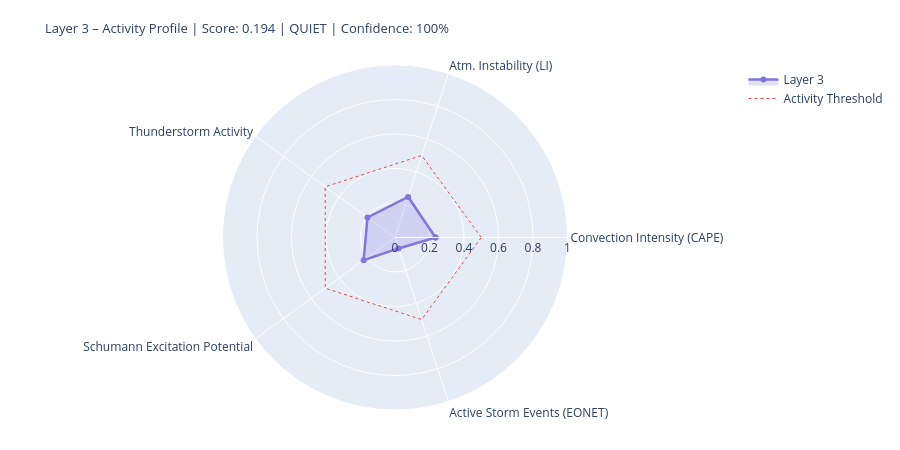

Notebook code for this chart:
### Markdown cell above
---
## 4. State Assessment & Handoff to Layer 4/5

### Code cell
# ============================================================
# LAYER-3-SCORE
# Five dynamic components
# ============================================================

def norm(v, lo, hi):
    if v is None or (isinstance(v, float) and math.isnan(v)): return None
    return round(max(0.0, min(1.0, (v - lo) / (hi - lo))), 4)

# --- 1) Convection intensity (global CAPE mean) ---
cape_mean = df_atm['cape'].dropna().mean() if not df_atm.empty else None
conv_score = norm(cape_mean, 0, 3000)
conv_src   = 'primary' if cape_mean is not None else 'missing'

# --- 2) Atmospheric instability (LI mean) ---
li_mean   = df_atm['li'].dropna().mean() if not df_atm.empty else None
# Negative LI = unstable → higher score
instab_score = norm(-li_mean if li_mean is not None else None, -6, 6)
instab_src   = 'primary' if li_mean is not None else 'missing'

# --- 3) Thunderstorm activity (mean thunder score + WMO count) ---
thunder_mean = df_atm['thunder_score'].mean() if not df_atm.empty else None
n_thunder    = int(df_atm['thunderstorm'].sum()) if not df_atm.empty else 0
thunder_score_val = norm(
    (thunder_mean or 0) * 0.7 + n_thunder * 0.1, 0, 1.0
) if thunder_mean is not None else None
thunder_src = 'primary'

# --- 4) Schumann excitation potential (weighted Schumann contribution) ---
schumann_pot = df_atm['schumann_contribution'].mean() if not df_atm.empty else None
# Boosted by Layer-2 thunderstorm trigger
if schumann_pot is not None and l2_thunder:
    schumann_pot = min(1.0, schumann_pot * 1.2)
schumann_score = norm(schumann_pot, 0, 1.0) if schumann_pot is not None else None
schumann_src   = 'derived'

# --- 5) Storm activity (NASA EONET) ---
# Distinction: None = data not loaded, 0.0 = loaded but no events
storm_score = None
storm_src   = 'missing'
if raw.get('storms') is not None:          # API reached successfully
    storm_score = norm(len(storm_events), 0, 30) if storm_events else 0.0
    storm_src   = 'primary'

# X-Ray and Kp: context only, not in dynamic score
# (X-Ray = Layer-0/4 driver; Kp = geomagnetic index, not a lightning proxy)
xray_context = None
if raw.get('xray'):
    df_xc = pd.DataFrame(raw['xray'])
    fc = next((c for c in df_xc.columns
               if any(k in c.lower() for k in ['flux','long']) and 'time' not in c.lower()),
              df_xc.columns[1])
    df_xc[fc] = pd.to_numeric(df_xc[fc], errors='coerce')
    xray_last = df_xc[fc].dropna().iloc[-1] if not df_xc[fc].dropna().empty else None
    if xray_last:
        xray_class = ('X' if xray_last>=1e-4 else 'M' if xray_last>=1e-5
                      else 'C' if xray_last>=1e-6 else 'B')
        xray_context = {'flux': float(xray_last), 'class': xray_class}
        print(f'X-Ray context: {xray_class}-class ({xray_last:.2e} W/m²)')

# --- Aggregate ---
COMPONENTS = {
    'Convection Intensity (CAPE)':  {'score': conv_score,       'source': conv_src,    'dynamic': True},
    'Atm. Instability (LI)':         {'score': instab_score,     'source': instab_src,  'dynamic': True},
    'Thunderstorm Activity':              {'score': thunder_score_val, 'source': thunder_src, 'dynamic': True},
    'Schumann Excitation Potential':   {'score': schumann_score,   'source': schumann_src,'dynamic': True},
    'Active Storm Events (EONET)': {'score': storm_score,      'source': storm_src,   'dynamic': True},
}

available   = {k: v['score'] for k, v in COMPONENTS.items() if v['score'] is not None}
unavailable = [k for k, v in COMPONENTS.items() if v['score'] is None]
layer3_score = round(sum(available.values()) / len(available), 4) if available else None
confidence   = round(len(available) / len(COMPONENTS), 2)
level = ('unknown' if layer3_score is None
         else 'quiet'   if layer3_score < 0.3
         else 'moderate' if layer3_score < 0.6
         else 'active')
dominant_l3 = max(available, key=available.get) if available else 'none'

# --- Ausgabe ---
W = 68
print('=' * W)
print('LAYER 3 – ATMOSPHERE / WEATHER / THUNDERSTORMS – STATE ASSESSMENT')
print('=' * W)
for name, comp in COMPONENTS.items():
    s = comp['score']
    if s is not None:
        bar = '█' * int(s * 20) + '░' * (20 - int(s * 20))
        print(f'  {name:<36} {bar}  {s:.3f}  [{comp["source"]}]')
    else:
        print(f'  {name:<36} {"─" * 20}  n/a   [missing]')
print('-' * W)
print(f'  Score:        {layer3_score:.3f}  ({len(available)}/{len(COMPONENTS)} components)')
print(f'  Confidence:   {confidence:.0%}')
print(f'  Level:        {level.upper()}')
print(f'  Dominant:     {dominant_l3}')
print(f'  CAPE mean:    {cape_mean:.0f} J/kg' if cape_mean else '  CAPE mean:    n/a')
print(f'  LI mean:      {li_mean:.1f} K' if li_mean is not None else '  LI mean:      n/a')
print(f'  Thunderstorms:{n_thunder} points (WMO)  +  {len(storm_events)} NASA EONET')
print('=' * W)

# Radar
cats   = list(available.keys())
vals_r = list(available.values())
if len(cats) >= 3:
    fig = go.Figure()
    fig.add_trace(go.Scatterpolar(
        r=vals_r + [vals_r[0]], theta=cats + [cats[0]],
        fill='toself', fillcolor='rgba(127,119,221,0.22)',
        line=dict(color='#7F77DD', width=2.5), name='Layer 3'
    ))
    fig.add_trace(go.Scatterpolar(
        r=[0.5] * (len(cats)+1), theta=cats + [cats[0]],
        line=dict(color='#E24B4A', dash='dot', width=1),
        mode='lines', name='Activity Threshold'
    ))
    fig.update_layout(
        title=dict(
            text=f'Layer 3 – Activity Profile | Score: {layer3_score:.3f} | {level.upper()} | Confidence: {confidence:.0%}',
            font=dict(size=13)
        ),
        polar=dict(radialaxis=dict(visible=True, range=[0, 1])),
        height=450, showlegend=True,
        margin=dict(l=60, r=60, t=65, b=40)
    )
    fig.show()

### Figure 1 — Plotly figure (JSON) as saved in the notebook; plotly's stock layout.template omitted (floating-point values rounded to 4 significant figures)
{"data": [{"fill": "toself", "fillcolor": "rgba(127,119,221,0.22)", "line": {"color": "#7F77DD", "width": 2.5}, "name": "Layer 3", "r": [0.235, 0.2472, 0.1973, 0.2248, 0.0667, 0.235], "theta": ["Convection Intensity (CAPE)", "Atm. Instability (LI)", "Thunderstorm Activity", "Schumann Excitation Potential", "Active Storm Events (EONET)", "Convection Intensity (CAPE)"], "type": "scatterpolar"}, {"line": {"color": "#E24B4A", "dash": "dot", "width": 1}, "mode": "lines", "name": "Activity Threshold", "r": [0.5, 0.5, 0.5, 0.5, 0.5, 0.5], "theta": ["Convection Intensity (CAPE)", "Atm. Instability (LI)", "Thunderstorm Activity", "Schumann Excitation Potential", "Active Storm Events (EONET)", "Convection Intensity (CAPE)"], "type": "scatterpolar"}], "layout": {"height": 450, "margin": {"b": 40, "l": 60, "r": 60, "t": 65}, "polar": {"radialaxis": {"range": [0, 1], "visible": true}}, "showlegend": true, "title": {"font": {"size": 13}, "text": "Layer 3 – Activity Profile | Score: 0.194 | QUIET | Confidence: 100%"}}}
